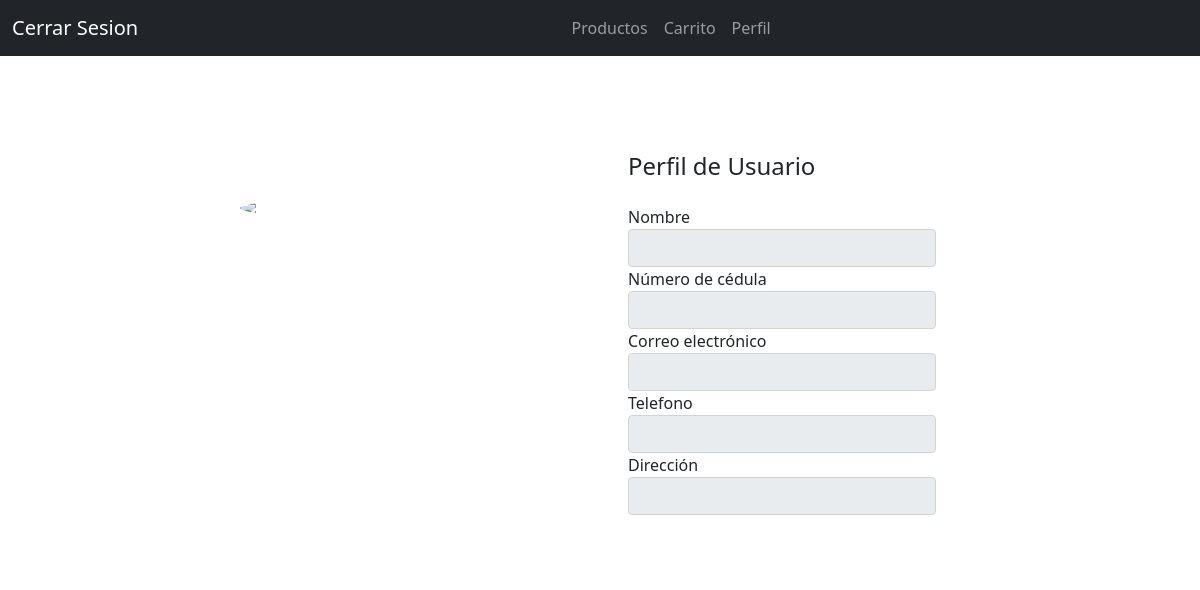
Before: /perfil/3 with the older database file.
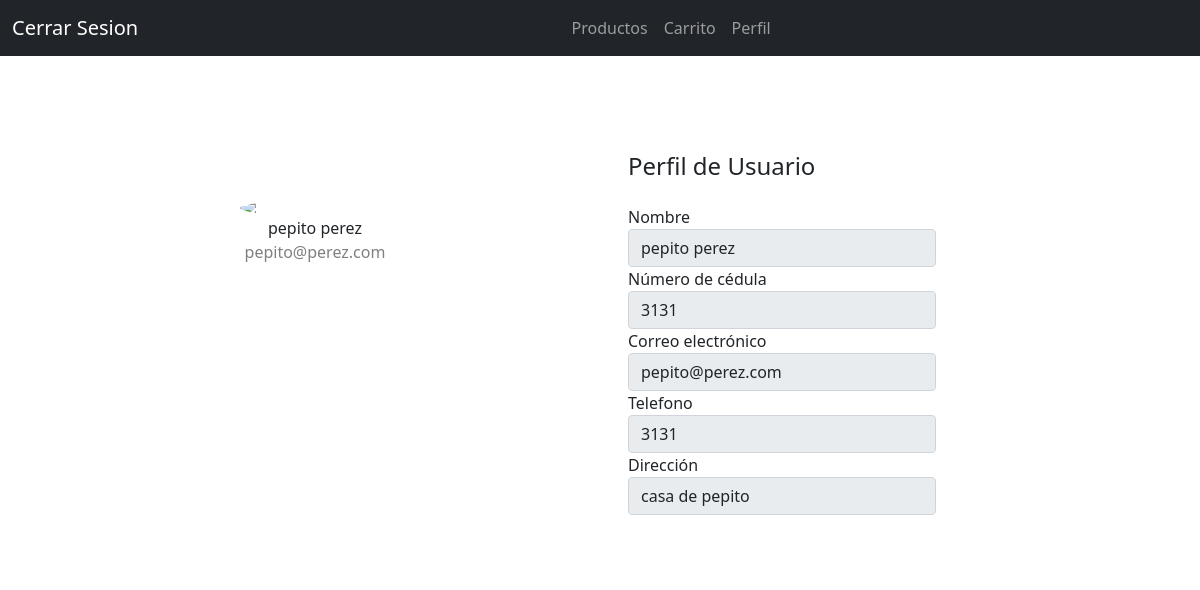
After: the same page with the newer database file.
### index.py (models this page shows)
class Usuario(db.Model):
    id = db.Column(db.Integer, primary_key=True)
    nombre = db.Column(db.String(80))
    cedula = db.Column(db.String(80), unique=True)
    correo = db.Column(db.String(120))
    contrasena = db.Column(db.String(80))
    tarjeta = db.Column(db.String(80))
    codigo = db.Column(db.String(80))
    fecha = db.Column(db.String(80))
    direccion = db.Column(db.String(200))
    telefono = db.Column(db.String(80))
    carrito = db.column(db.String(1000))

### index.py (the view)
@app.route('/perfil/<idu>', methods=['POST', 'GET'])
def perfil(idu):
    usuario = Usuario.query.filter_by(id=idu).first()
    if request.method == 'POST':
        return render_template('perfil.html', usuario=usuario)
    else:
        return render_template('perfil.html', usuario=usuario)

### templates/perfil.html (shortened to what this page needs)
<!DOCTYPE html>
<html lang="en">
<head>
    <link rel="stylesheet" href="https://cdn.jsdelivr.net/npm/bootstrap@5.0.0-alpha1/dist/css/bootstrap.min.css">
    <link href="https://cdn.jsdelivr.net/npm/bootstrap@5.1.3/dist/css/bootstrap.min.css" rel="stylesheet"
>
</head>
<body>
    <nav class="navbar navbar-expand-md navbar-dark bg-dark">
        <div class="container-fluid">
            <a class="navbar-brand" href="/">Cerrar Sesion</a>
            <div class="collapse navbar-collapse" id="navbarNav">
                <ul class="navbar-nav mx-auto">
                    <li class="nav-item">
                        <a class="nav-link" href="{{ url_for('productos', idu=usuario.id) }}">Productos</a>
                    </li>
                    <li class="nav-item">
                        <a class="nav-link" href="{{ url_for('carrito', idu=usuario.id) }}">Carrito</a>
                    </li>
                    <li class="nav-item">
                        <a class="nav-link" href="">Perfil</a>
                    </li>
                </ul>
            </div>
        </div>
    </nav>
    <div class="container rounded bg-white mt-5 mb-5">
        <div class="row">
            <div class="col-md-6">
                <div class="d-flex flex-column align-items-center text-center py-5">
                    <img class="rounded-circle mt-5" width="150px"
                        src="https://st3.depositphotos.com/15648834/17930/v/600/depositphotos_179308454-stock-illustration-unknown-person-silhouette-glasses-profile.jpg">
                    <span class="font-weight-bold">{{usuario.nombre}}</span><span
                        class="text-black-50">{{usuario.correo}}</span>
                </div>
            </div>
            <div class="col-md-5">
                <div class="p-3 py-5">
                    <div class="d-flex align-items-center mb-3">
                        <h4 class="text-center">Perfil de Usuario</h4>
                    </div>
                    <div class="row mt-3">
                        <div class="col-md-9"><label class="labels">Nombre</label><input class="form-control"
                                value="{{usuario.nombre}}" readonly="readonly"></div>
                        <div class="col-md-9"><label class="labels">Número de cédula</label><input type="text"
                                class="form-control" value="{{usuario.cedula}}" readonly="readonly"></div>
                        <div class="col-md-9"><label class="labels">Correo electrónico</label><input type="text"
                                class="form-control" value="{{usuario.correo}}" readonly="readonly"></div>
                        <div class="col-md-9"><label class="labels">Telefono</label><input type="text"
                                class="form-control" value="{{usuario.telefono}}" readonly="readonly"></div>
                        <div class="col-md-9"><label class="labels">Dirección</label><input type="text"
                                class="form-control" value="{{usuario.direccion}}" readonly="readonly"></div>
                    </div>
                </div>
            </div>
        </div>
    </div>
</body>
</html>

Changed rows visible on the page:
added Usuario: nombre "pepito perez", correo "pepito@perez.com", cedula "3131", telefono "3131", direccion "casa de pepito"
